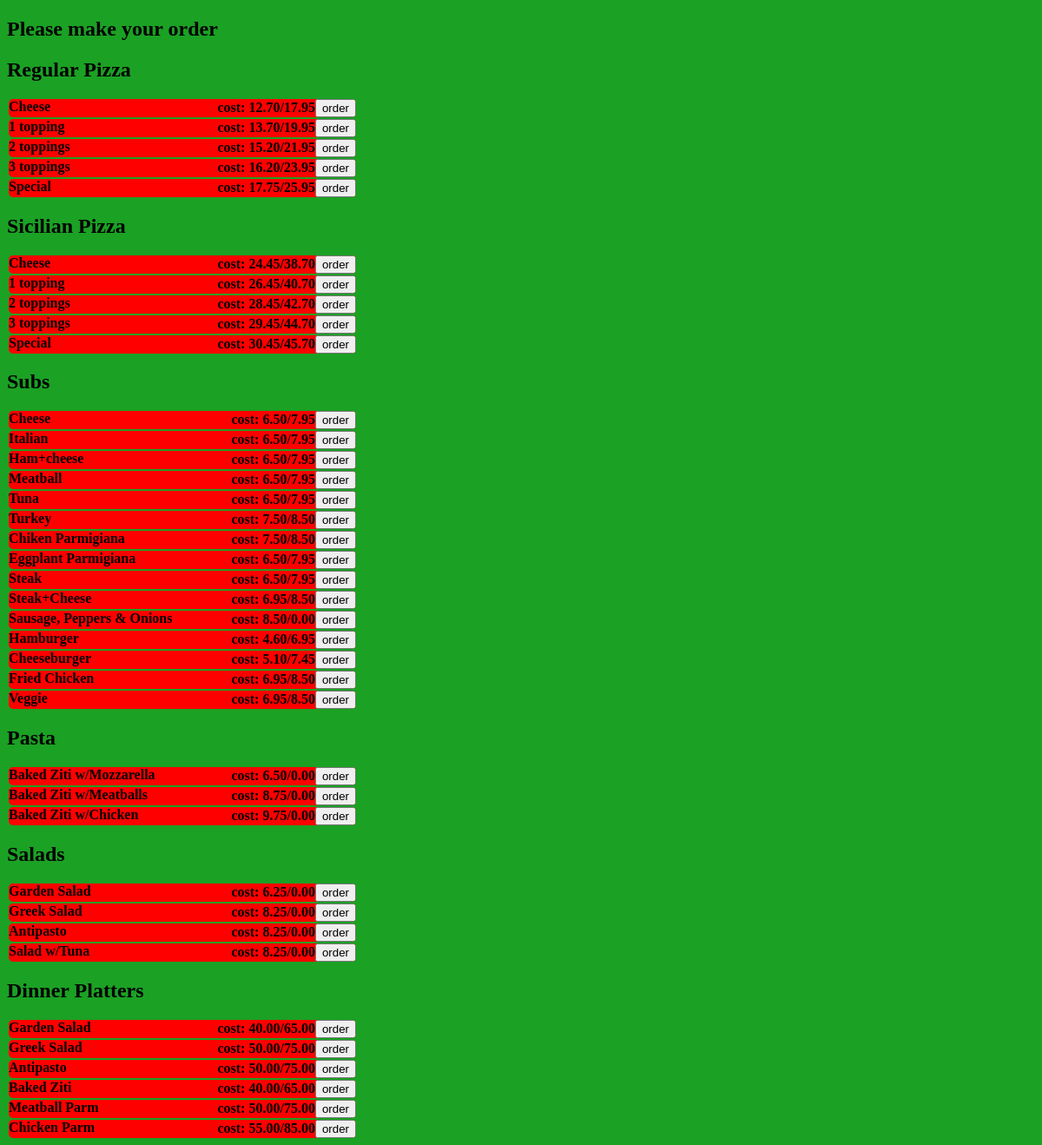
Screenshot of / (signed in) with the database file from the repository.
### orders/models.py (models this page shows, shortened)
class menu(models.Model):
    dish=models.CharField(max_length=50)
    dish_type=models.CharField(max_length=50)
    size=models.CharField(max_length=15, choices=SIZE_CHOICES, default='standart')
    adds_amount=models.IntegerField()
    comparison=models.CharField(max_length=10)
    cost_small=models.DecimalField(max_digits=8, decimal_places=2, null=True)
    cost_large=models.DecimalField(max_digits=8, decimal_places=2, null=True)

### orders/views.py (the view)
# urls.py: path("", views.index, name="index"),
def index(request):
    if not request.user.is_authenticated:
        return redirect('login')
    all_table=menu.objects.values_list('dish', flat=True)
    name=[]
    for a in all_table:
        if a not in name:
            name.append(a)
        pass
    context = {
        "name":name,
        "menu": menu.objects.all()
    }
    return render(request, "orders/main.html", context)

### orders/templates/orders/main.html (shortened to what this page needs)
{% extends "orders/base.html" %}
{% block body %}
   <h2> Please make your order</h2>
   {% for nam in name %}
   <h2>{{nam}}</h2>
   {% for men in menu %}
   {% if men.dish == nam %}
   <div class="menu_row" id="{{men.pk}}" style="
	margin: 2px;
	background-color: red;
	border-radius: 5px;
	overflow: auto;
	width: 400px;
">
<strong>{{men.dish_type}} </strong> <span style="float: right;"> {{size}} <strong>cost: {{men.cost_small}}/{{men.cost_large}}</strong><button class="adding_form" onclick="add_form(this.value)" value="{{men.pk}}">order</button></span>
     </div>
   {% endif %}
   {% endfor %}
   {% endfor %}
{% endblock %}

### orders/templates/orders/base.html (shortened to what this page needs)
{% load static %}
<!DOCTYPE html>
<html>
    <head>
        <link rel="stylesheet" href="{% static 'orders/styles.css' %}"/>
    </head>
    <body>
        {% block body %}
        {% endblock %}
    </body>
</html>

### orders/static/orders/styles.css (style rules this page uses)
body { background-color: #1ba124; }
.menu_row { margin: 2px; background-color: red; border-radius: 5px; overflow: auto; width: 300px; }

### rows the page displays
menu: dish_type "Cheese", cost_small "12.70", cost_large "17.95", {{ men.pk }} 1 (drawn)
menu: dish_type "1 topping", cost_small "13.70", cost_large "19.95", {{ men.pk }} 3 (drawn)
menu: dish_type "2 toppings", cost_small "15.20", cost_large "21.95", {{ men.pk }} 5 (drawn)
menu: dish_type "3 toppings", cost_small "16.20", cost_large "23.95", {{ men.pk }} 7 (drawn)
menu: dish_type "Special", cost_small "17.75", cost_large "25.95", {{ men.pk }} 9 (drawn)
menu: dish_type "Cheese", cost_small "24.45", cost_large "38.70", {{ men.pk }} 11 (drawn)
menu: dish_type "1 topping", cost_small "26.45", cost_large "40.70", {{ men.pk }} 13 (drawn)
menu: dish_type "2 toppings", cost_small "28.45", cost_large "42.70", {{ men.pk }} 15 (drawn)
menu: dish_type "3 toppings", cost_small "29.45", cost_large "44.70", {{ men.pk }} 17 (drawn)
menu: dish_type "Special", cost_small "30.45", cost_large "45.70", {{ men.pk }} 19 (drawn)
menu: dish_type "Cheese", cost_small "6.50", cost_large "7.95", {{ men.pk }} 21 (drawn)
menu: dish_type "Italian", cost_small "6.50", cost_large "7.95", {{ men.pk }} 22 (drawn)
menu: dish_type "Ham+cheese", cost_small "6.50", cost_large "7.95", {{ men.pk }} 23 (drawn)
menu: dish_type "Meatball", cost_small "6.50", cost_large "7.95", {{ men.pk }} 24 (drawn)
menu: dish_type "Tuna", cost_small "6.50", cost_large "7.95", {{ men.pk }} 25 (drawn)
menu: dish_type "Turkey", cost_small "7.50", cost_large "8.50", {{ men.pk }} 26 (drawn)
menu: dish_type "Chiken Parmigiana", cost_small "7.50", cost_large "8.50", {{ men.pk }} 27 (drawn)
menu: dish_type "Eggplant Parmigiana", cost_small "6.50", cost_large "7.95", {{ men.pk }} 28 (drawn)
menu: dish_type "Steak", cost_small "6.50", cost_large "7.95", {{ men.pk }} 29 (drawn)
menu: dish_type "Steak+Cheese", cost_small "6.95", cost_large "8.50", {{ men.pk }} 30 (drawn)
menu: dish_type "Sausage, Peppers & Onions", cost_small "8.50", cost_large "0.00", {{ men.pk }} 31 (drawn)
menu: dish_type "Hamburger", cost_small "4.60", cost_large "6.95", {{ men.pk }} 32 (drawn)
menu: dish_type "Cheeseburger", cost_small "5.10", cost_large "7.45", {{ men.pk }} 33 (drawn)
menu: dish_type "Fried Chicken", cost_small "6.95", cost_large "8.50", {{ men.pk }} 34 (drawn)
menu: dish_type "Veggie", cost_small "6.95", cost_large "8.50", {{ men.pk }} 35 (drawn)
menu: dish_type "Baked Ziti w/Mozzarella", cost_small "6.50", cost_large "0.00", {{ men.pk }} 36 (drawn)
menu: dish_type "Baked Ziti w/Meatballs", cost_small "8.75", cost_large "0.00", {{ men.pk }} 37 (drawn)
menu: dish_type "Baked Ziti w/Chicken", cost_small "9.75", cost_large "0.00", {{ men.pk }} 38 (drawn)
menu: dish_type "Garden Salad", cost_small "6.25", cost_large "0.00", {{ men.pk }} 39 (drawn)
menu: {{ men.pk }} 40 (drawn), dish_type "Greek Salad", cost_small "8.25", cost_large "0.00"
menu: dish_type "Antipasto", cost_small "8.25", cost_large "0.00", {{ men.pk }} 41 (drawn)
menu: dish_type "Salad w/Tuna", cost_small "8.25", cost_large "0.00", {{ men.pk }} 42 (drawn)
menu: dish_type "Garden Salad", cost_small "40.00", cost_large "65.00", {{ men.pk }} 43 (drawn)
menu: dish_type "Greek Salad", cost_small "50.00", cost_large "75.00", {{ men.pk }} 44 (drawn)
menu: dish_type "Antipasto", cost_small "50.00", cost_large "75.00", {{ men.pk }} 45 (drawn)
menu: dish_type "Baked Ziti", cost_small "40.00", cost_large "65.00", {{ men.pk }} 46 (drawn)
menu: dish_type "Meatball Parm", cost_small "50.00", cost_large "75.00", {{ men.pk }} 47 (drawn)
menu: dish_type "Chicken Parm", cost_small "55.00", cost_large "85.00", {{ men.pk }} 48 (drawn)

### other values shown
{{ nam }} "Regular Pizza" "Sicilian Pizza" "Subs" "Pasta" "Salads" "Dinner Platters"
